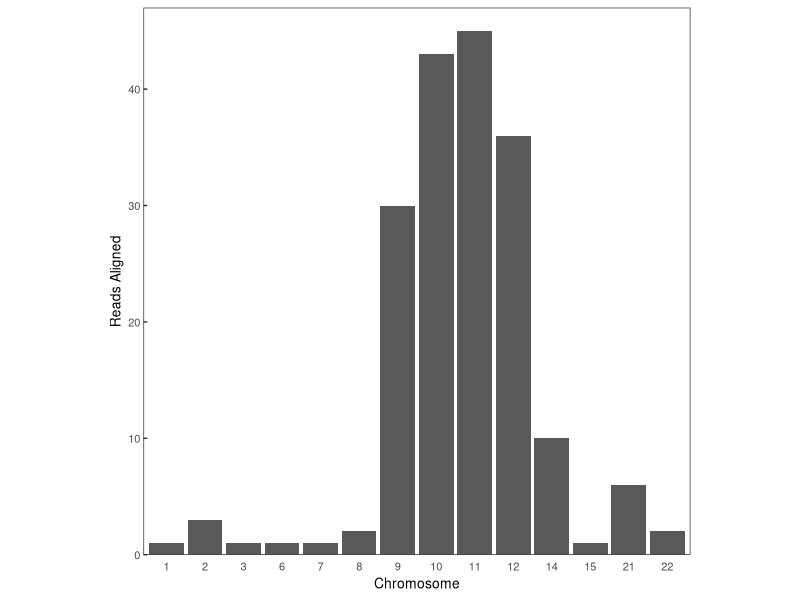
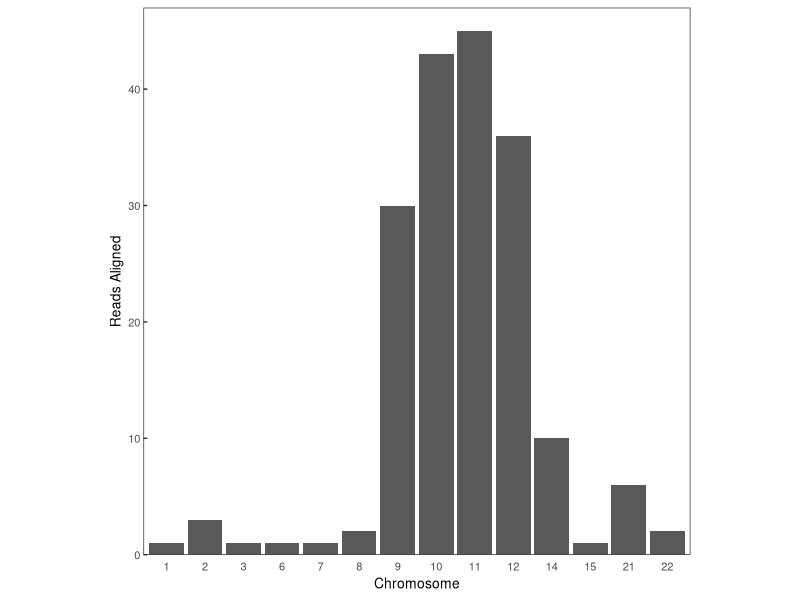

Here is the R script that generated these plots, in order:
# Open table
file <- read.table(file = "flow_sorted_aln_minimap2_hg38_pass_count_corr.txt", fill = TRUE)
df <- na.omit(file)

# Bar-Plot
sum(df$V1)
library(ggplot2)

ggplot2::ggplot(df, aes(x = factor(V2), y= V1)) +
  geom_bar(stat = "identity") +
  labs(x="Chromosome", y="Reads Aligned") +
  theme_bw() + 
  theme(panel.grid.major = element_blank(), panel.grid.minor = element_blank()) +
  theme(aspect.ratio = 1,
        axis.title.x = element_text(size=10),
        axis.title.y = element_text(size=10),
        axis.text.x = element_text(size=8),
        axis.text.y = element_text(size=8),
        axis.ticks.x = element_blank(),
        axis.ticks.length.y=unit(-0.10, "cm"))+
  scale_y_continuous(limit = c(0,47), expand = c(0,0))
  
# Saving the Figure in desired directory:
# Replace "location" with the directory to save figure.
setwd("location")
ggsave("flow_sorted_aln_barplot.png", width = 500, height = 500, dpi = 200, units = "px")
